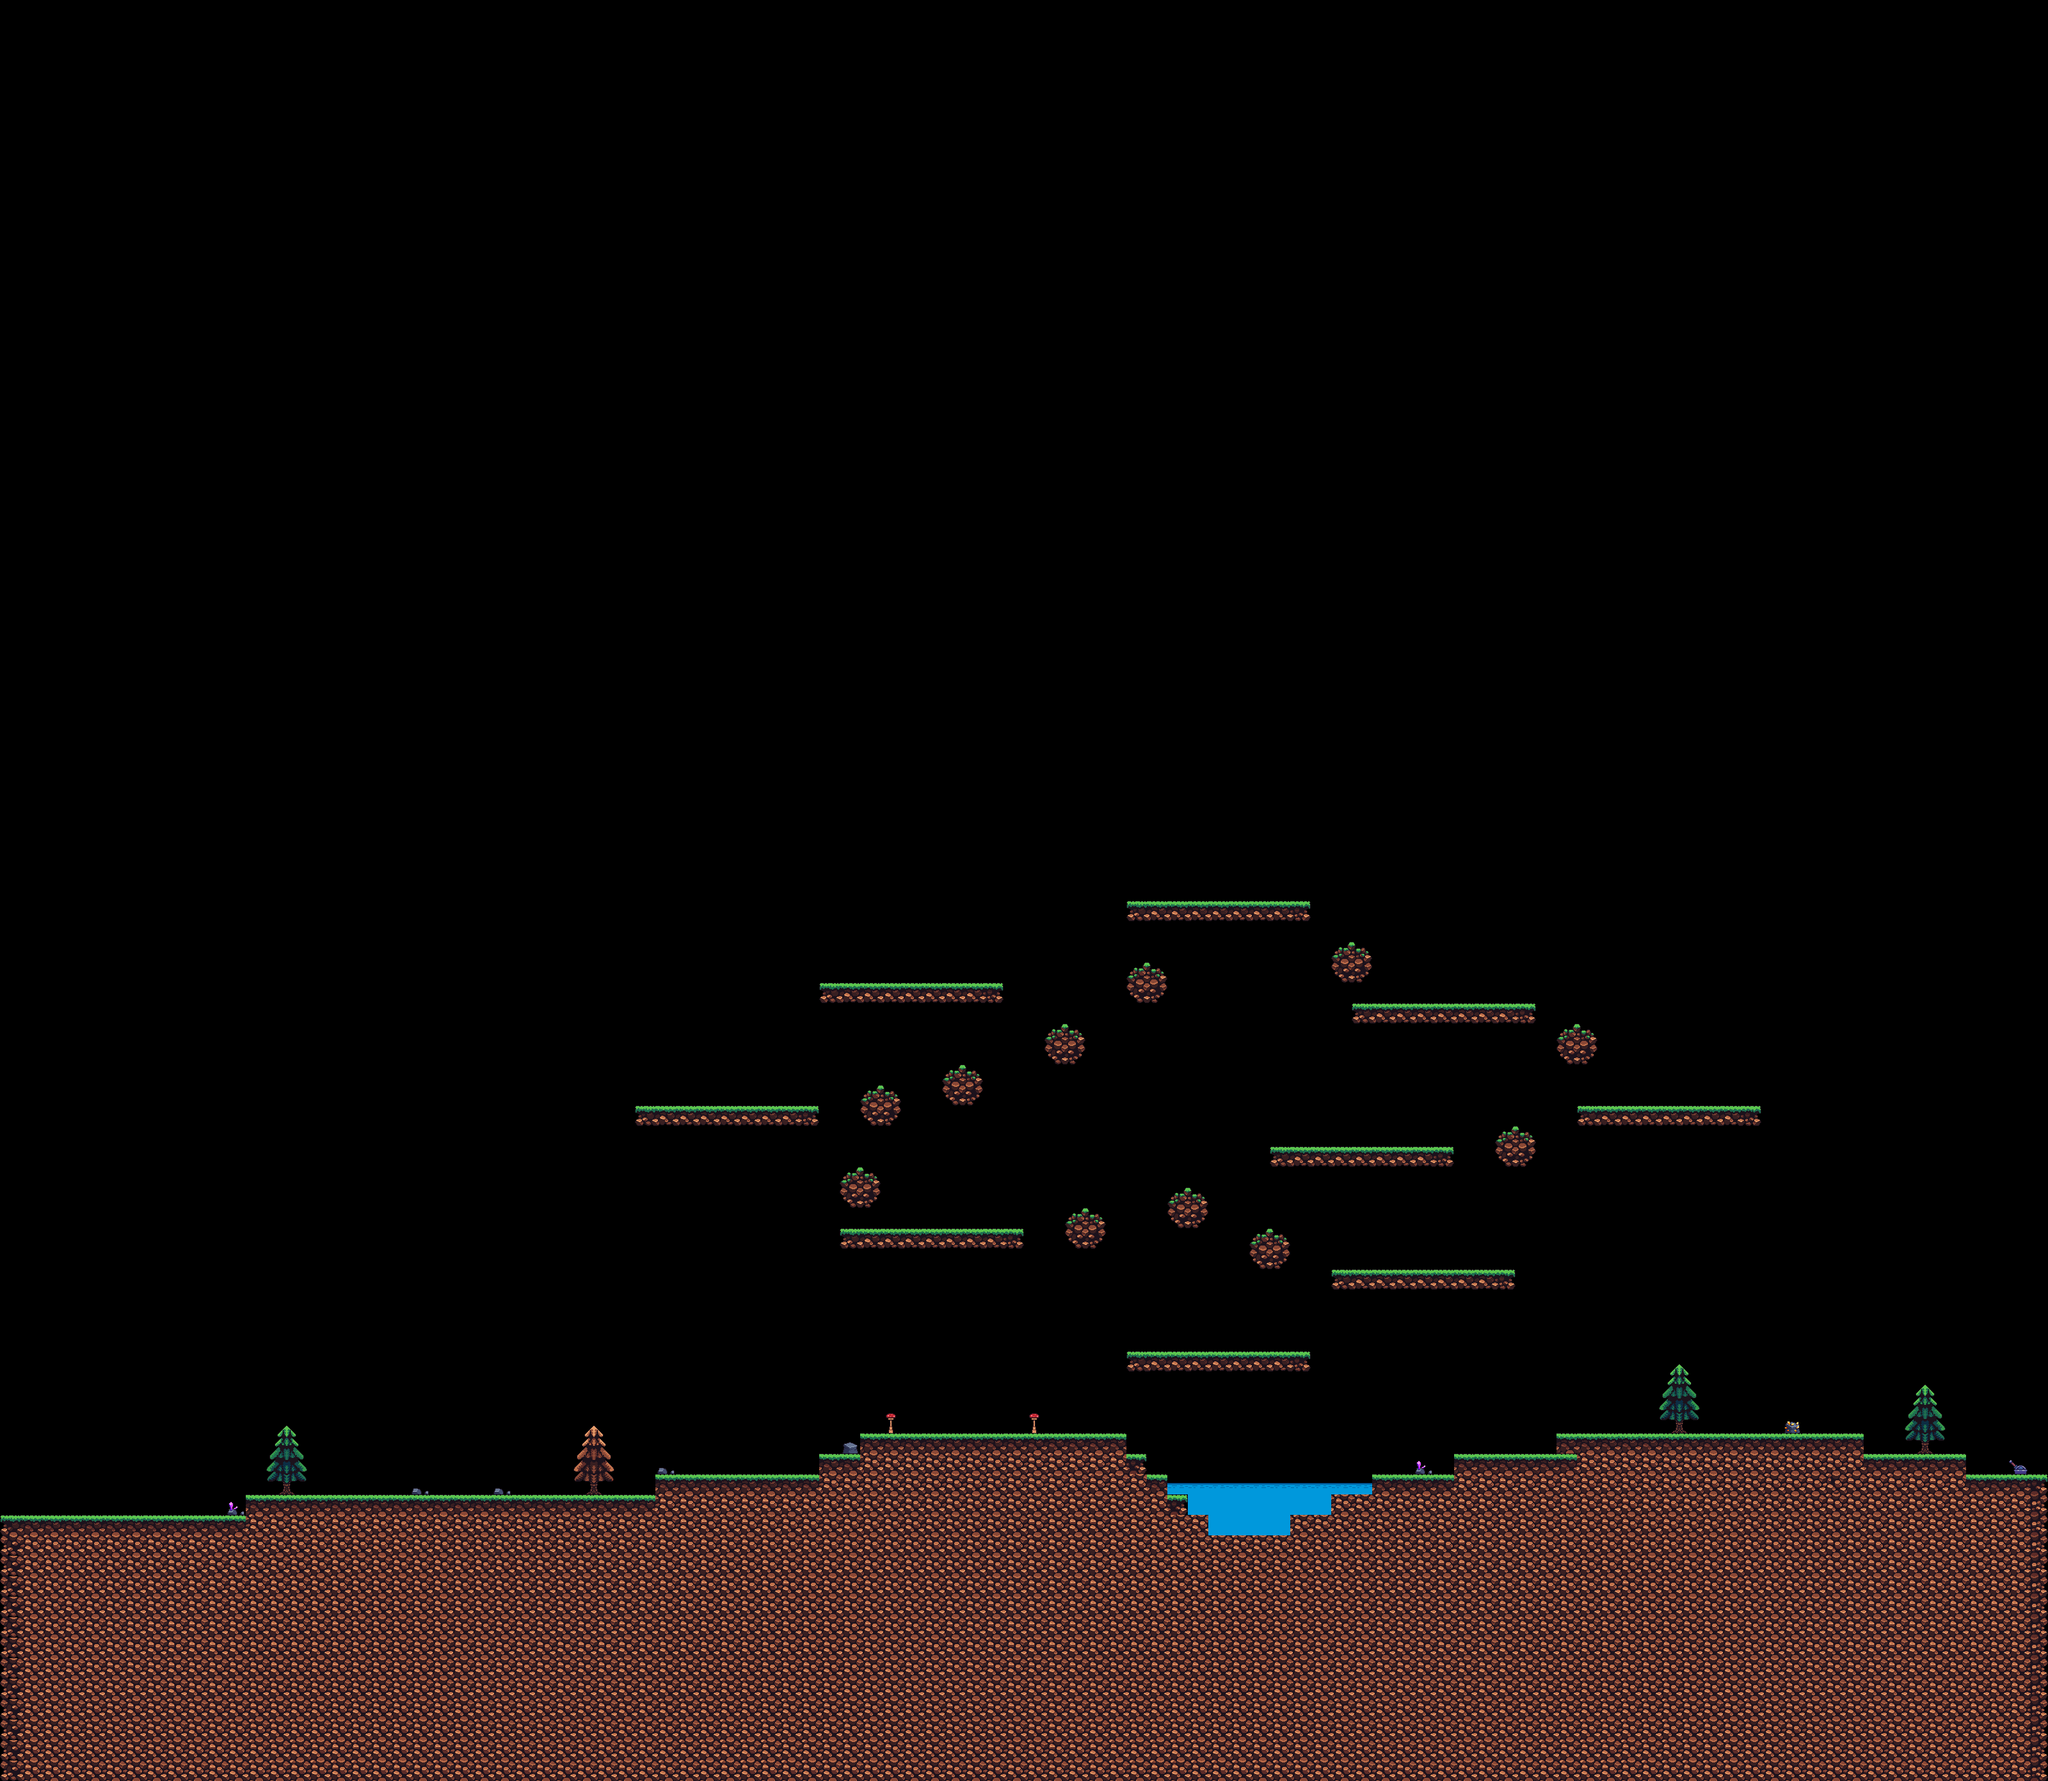

This game map was drawn from its Tiled (.tmx) file and the tilesets committed beside it. A one-line description and the trimmed map source follow:
An orthogonal 100x87 tile map with 32x32 px tiles, 2 tile layers (Normal layer, Collision Layer).

<map version="1.8" tiledversion="1.8.2" orientation="orthogonal" renderorder="right-down" width="100" height="87" tilewidth="32" tileheight="32" infinite="0" nextlayerid="3" nextobjectid="1">
 <tileset firstgid="1" name="tilesets" tilewidth="32" tileheight="32" tilecount="180" columns="18">
  <image source="Tileset.png" width="576" height="320" />
 </tileset>
 <layer id="2" name="Normal layer" width="100" height="87">
  <data>[8700 cells, 71 non-empty, 24 distinct tile ids]</data>
 </layer>
 <layer id="1" name="Collision Layer" width="100" height="87">
  <data>[8700 cells, 1630 non-empty, 15 distinct tile ids]</data>
 </layer>
</map>